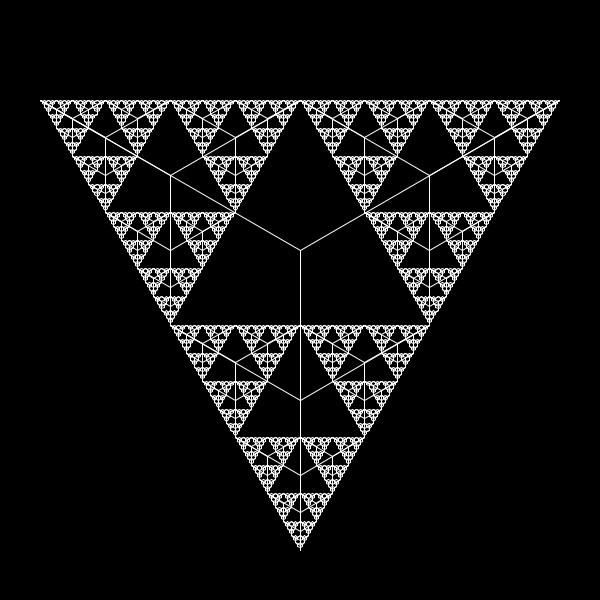
Frame 1 (no input)
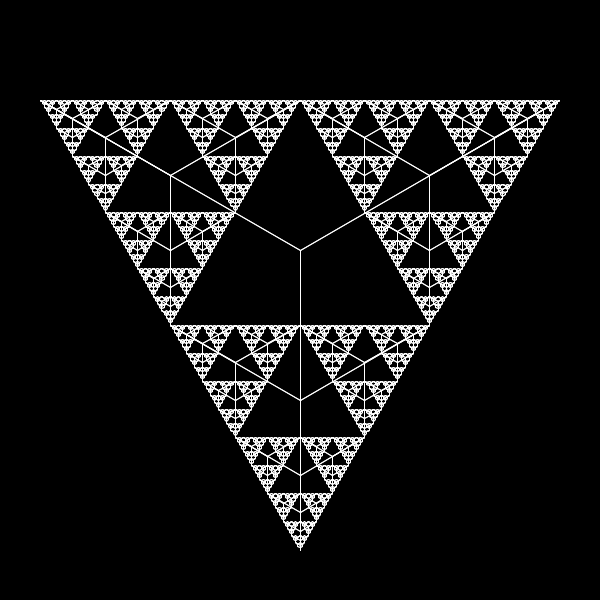
Frame 2 (the mouse pressed at the canvas centre, redrawn once)

The Processing sketch that drew these frames (run headless with seeded random() and noise(); the mouse was pressed at the canvas centre and the sketch redrawn once):

// Processing sketch: processing_48357
// ── processing_48357.pde


void setup(){
    size(600, 600); 
    background(0); 
    stroke(255); 
    smooth(); 
    noLoop(); 
}

void trifract(float x, float y, float l, int level){
    line(x, y, x, y+l); 
    line(x, y, x+l*sqrt(3)/2, y-l/2); 
    line(x, y, x-l*sqrt(3)/2, y-l/2);
   
    if (level>1){
    l*=.5; 
    level= level-1; 
    trifract(x, y+l, l, level); 
    trifract(x+l*sqrt(3)/2, y-l/2, l, level); 
    trifract(x-l*sqrt(3)/2, y-l/2, l, level); 
    
    } 
  
    
    


   
    }
    
void draw(){
   
    trifract(width/2, height/2-50, 300, 8); 
    
    
    }
